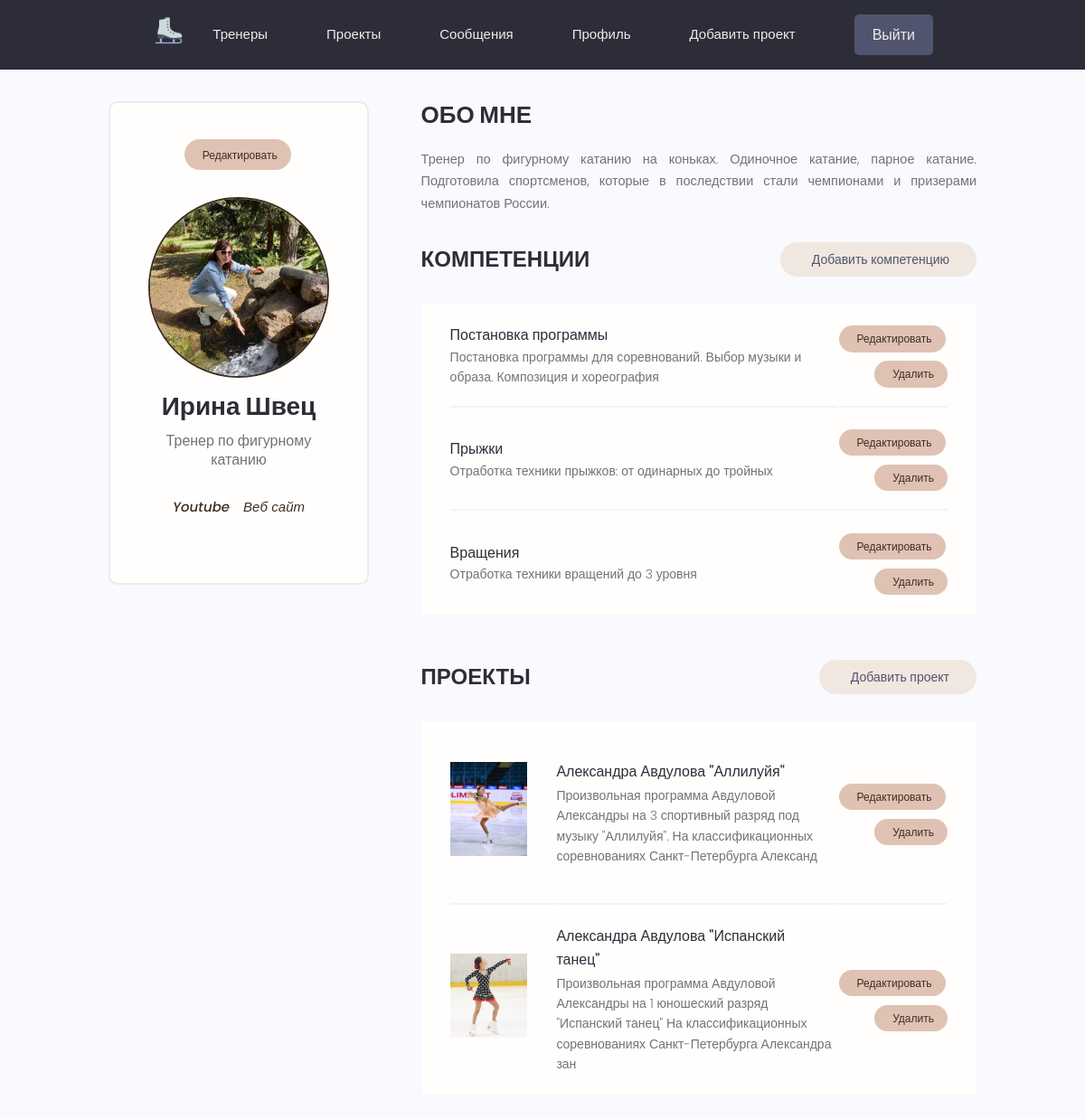
/account/ (signed in), run on the app's committed database.
### users/models.py (models this page shows, shortened)
class Profile(models.Model):
    user = models.OneToOneField(User, on_delete=models.CASCADE, null=True, blank=True)
    name = models.CharField(max_length=200, null=True, blank=True)
    email = models.EmailField(max_length=500, null=True, blank=True)
    username = models.CharField(max_length=200, null=True, blank=True)
    short_info = models.CharField(max_length=200, null=True, blank=True)
    bio = models.TextField(null=True, blank=True)
    profile_image = models.ImageField(null=True, blank=True, upload_to='profiles/', default='profiles/user-default.png')
    social_youtube = models.CharField(max_length=200, null=True, blank=True)
    social_website = models.CharField(max_length=200, null=True, blank=True)
    created = models.DateTimeField(auto_now_add=True)

class Skill(models.Model):
    owner = models.ForeignKey(Profile, on_delete=models.CASCADE, null=True, blank=True)
    name = models.CharField(max_length=200, null=True, blank=True)
    description = models.TextField(null=True, blank=True)
    created = models.DateTimeField(auto_now_add=True)

### projects/models.py (models this page shows, shortened)
class Project(models.Model):
    owner = models.ForeignKey(Profile, on_delete=models.SET_NULL, null=True, blank=True)
    title = models.CharField(max_length=200)
    description = models.TextField(null=True, blank=True)
    featured_image = models.ImageField(null=True, blank=True, upload_to="projects/%Y/%m/%d/", default="default.jpg")
    demo_link = models.CharField(max_length=2000, null=True, blank=True)
    source_link = models.CharField(max_length=2000, null=True, blank=True)
    tags = models.ManyToManyField('Tag', blank=True)
    created = models.DateTimeField(auto_now_add=True)

### users/views.py (the view)
# urls.py: path("account/", views.user_account, name="account"),
@login_required(login_url='login')
def user_account(request):
    prof = request.user.profile
    skills = prof.skill_set.all()
    projects = prof.project_set.all()
    context = {
        'profile': prof,
        'skills': skills,
        'projects': projects
    }
    return render(request, 'users/account.html', context)

### users/templates/users/account.html (shortened to what this page needs)
{% extends 'projects/base.html' %}
{% block content %}
  <main class="settingsPage profile my-md">
    <div class="container">
      <div class="layout">
        <div class="column column--1of3">
          <div class="card text-center">
            <div class="card__body dev">
              <a class="tag tag--pill tag--main settings__btn" href="{% url 'edit-account' %}">Редактировать</a>
              <img class="avatar avatar--xl dev__avatar" src="{{ profile.profile_image.url }}" />
              <h2 class="dev__name">{{ profile.name }}</h2>
              <p class="dev__title">{{profile.short_info}}</p>
              <ul class="dev__social">
                {% if profile.social_youtube %}
                <li>
                  <a title="Youtube" href="{{ profile.social_youtube }}" target="_blank">
                    <i class="fa fa-youtube">Youtube</i></a>
                </li>
                {% endif %}
                {% if profile.social_website %}
                <li>
                  <a title="Personal Website" href="{{ profile.social_website }}" target="_blank">
                    <i class="fa fa-youtube">Веб сайт</i></a>
                </li>
                {% endif %}
              </ul>
            </div>
          </div>
        </div>
        <div class="column column--2of3">
          <div class="devInfo">
            <h3 class="devInfo__title">Обо мне</h3>
            <p class="devInfo__about">
              {{ profile.bio }}
            </p>
          </div>
          <div class="settings">
            <h3 class="settings__title">Компетенции</h3>
            <a class="tag tag--pill tag--sub settings__btn tag--lg" href="{% url 'create-skill' %}">Добавить компетенцию</a>
          </div>
          <table class="settings__table">
            {% for skill in skills %}
            <tr>
              <td class="settings__tableInfo">
                <h4>{{ skill.name }}</h4>
                <p>
                  {{ skill.description }}
                </p>
              </td>
              <td class="settings__tableActions">
                <a class="tag tag--pill tag--main settings__btn" href="{% url 'update-skill' skill.id %}">Редактировать</a>
                <a class="tag tag--pill tag--main settings__btn" href="{% url 'delete-skill' skill.id %}">
                Удалить</a>
              </td>
            </tr>
            {% endfor %}
          </table>
          <div class="settings">
            <h3 class="settings__title">Проекты</h3>
            <a class="tag tag--pill tag--sub settings__btn tag--lg" href="{% url 'create_project' %}">Добавить проект</a>
          </div>
          <table class="settings__table">
            {% for project in profile.project_set.all %}
            <tr>
              <td class="settings__thumbnail">
                <a href="{% url 'project' project.id %}"><img src="{{ project.featured_image.url }}" alt="Project Thumbnail" /></a>
              </td>
              <td class="settings__tableInfo">
                <a href="{% url 'project' project.id %}">{{ project.title }}</a>
                <p>
                  {{ project.description|slice:"150" }}
                </p>
              </td>
              <td class="settings__tableActions">
                <a class="tag tag--pill tag--main settings__btn" href="{% url 'update_project' project.id %}">Редактировать</a>
                <a class="tag tag--pill tag--main settings__btn" href="{% url 'delete_project' project.id %}">
                Удалить</a>
              </td>
            </tr>
            {% endfor %}
          </table>
        </div>
      </div>
    </div>
  </main>
{% endblock %}

### projects/static/styles/app.css (style rules this page uses)
:root { --color-sub: #2d2d39; }
.card { border: 2px solid var(--color-light); }
img { width: 100%; }
.profile .card > .dev { padding: 4rem; }
.dev__avatar { display: block; margin: auto; }
.dev__name { color: var(--color-sub); font-size: 2.8rem; font-weight: 700; margin-top: 1rem; margin-bottom: 0.5rem; }
.dev__title { font-size: 1.6rem; font-weight: 500; line-height: 1.3; }
.dev__social { margin: 3rem 0; list-style: none; display: flex; justify-content: center; gap: 1.5rem; }
.devInfo { margin-bottom: 3rem; }
.devInfo__title, .devInfo__subtitle { font-size: 2.6rem; color: var(--color-sub); text-transform: uppercase; font-weight: 700; margin-bottom: 1.5rem; }
.devInfo__about, .devSkill__info { font-size: 1.45rem; line-height: 1.7; text-align: justify; }
.settingsPage .dev > .settings__btn { display: inline-block; margin-bottom: 3rem; }
.settings { display: flex; justify-content: space-between; align-items: center; }
.settings__title { font-size: 2.4rem; text-transform: uppercase; font-weight: 700; color: var(--color-sub); }
.settings__table { margin-top: 3rem; margin-bottom: 5rem; padding: 0 3rem; background: var(--color-white); }
.settings__table tr { width: 100%; }
.settings__table tr > td { padding: 2rem 0; }
.settings__table tr:not(:last-child) td { border-bottom: 2px solid var(--color-white-light); }
.settings__thumbnail { width: 23%; min-width: 10rem; }
.settings__thumbnail img { padding-right: 3rem; height: 15rem; object-fit: contain; }
.settings__tableInfo { width: 100%; }
.settings__tableInfo h4, .settings__tableInfo a { padding-right: 1rem; width: auto; font-size: 1.6rem; font-weight: 500; color: var(--color-sub); }
.settings__tableInfo p { font-size: 1.4rem; }
.settings__tableActions { text-align: right; }

### projects/static/uikit/styles/modules/_variables.css (style rules this page uses)
:root { --color-main: #3f2e21; --color-main-light: #dfc2b4; --color-sub: #2d2d39; --color-sub-light: #51546e; --color-sub-lighter: #f0e7e0; --color-text: #737373; --color-gray: #8b8b8b; --color-light: #efebeb; --color-light-gray: #767676; --color-bg: #f8fafd; --color-white: #fffefd; --color-white-light: #f3f3f3; --color-success: #359e64; --color-success-bg: #def8e8; --color-error: #fc4b0b; --color-error-bg: #fff2ee; --font-base: 'Poppins', arial, helvetica, 'Segoe UI', roboto, ubuntu, sans-serif; --font-monospace: 'Fira Code', 'Courier New', courier, monospace; --font-regular: 300; --font-medium: 500; --font-bold: 700; --generic-shadow: 1px 1px 5px #00000010; --generic-transition: all 0.3s ease-in-out; }

### projects/static/uikit/styles/modules/_base.css (style rules this page uses)
* { margin: 0; padding: 0; box-sizing: border-box; text-rendering: optimizeLegibility; color: inherit; font-size: inherit; }
html { font-size: 50%; }
@media only screen and (min-width: 480px) { html { font-size: 56.25%; } }
@media only screen and (min-width: 1200px) { html { font-size: 62.5%; } }
body { line-height: 1.6; font-weight: 400; font-size: 1.5rem; color: var(--color-text); background-color: var(--color-bg); min-height: 100vh; }

### projects/static/uikit/styles/modules/_typography.css (style rules this page uses)
* { font-family: var(--font-base); }
h2 { font-size: 3.6rem; font-weight: var(--font-bold); }
h3 { font-size: 3.2rem; font-weight: var(--font-medium); }
h4 { font-size: 2.8rem; font-weight: var(--font-medium); }
p, span, strong { font-size: 1.6rem; color: var(--color-text); font-weight: var(--font-regular); }
a { padding-bottom: 2px; text-decoration: none; display: inline-block; color: var(--color-main); font-weight: var(--font-medium); }

### projects/static/uikit/styles/modules/_utilities.css (style rules this page uses)
.container { width: 92%; max-width: 165rem; margin: 0 auto; box-sizing: border-box; }
@media screen and (min-width: 1000px) { .container { width: 90%; } }
@media screen and (min-width: 1200px) { .container { width: 80%; } }
.text-center { text-align: center; }
.my-md { margin: 3rem auto; }

### projects/static/uikit/styles/modules/_avatar.css (style rules this page uses)
.avatar { border-radius: 50%; border: 2px solid var(--color-main); object-fit: cover; }
.avatar--xl { height: 20rem; width: 20rem; }

### projects/static/uikit/styles/modules/_card.css (style rules this page uses)
.card { border-radius: 1rem; background-color: var(--color-white); border: 1.5px solid var(--color-light); width: auto; height: auto; margin-top: 0.5rem; margin-bottom: 0.5rem; overflow: hidden; }
.card__body, .card__header { padding: 2rem 2.5rem; }

### projects/static/uikit/styles/modules/_layout.css (style rules this page uses)
.layout { display: flex; flex-flow: row wrap; justify-content: space-between; }
.layout > .column { margin-bottom: 3rem; }
.layout > .column.column--1of3 { flex-basis: 30%; }
.layout > .column.column--2of3 { flex-basis: 64%; }

### data on the page
Profile: profile_image (picture), name "Ирина Швец", short_info "Тренер по фигурному катанию", bio "Тренер по фигурному катанию на коньках. Одиночное катание, парное катание. Подготовила спортсменов, которые в последствии стали чемпионами и призерами чемпионатов России."
Skill: name "Постановка программы", description "Постановка программы для соревнований. Выбор музыки и образа. Композиция и хореография"
Skill: name "Прыжки", description "Отработка техники прыжков: от одинарных до тройных"
Skill: name "Вращения", description "Отработка техники вращений до 3 уровня"
Project: featured_image (picture), title "Александра Авдулова \"Аллилуйя\"", description "Произвольная программа Авдуловой Александры на 3 спортивный разряд под музыку \"Аллилуйя\". На классификационных соревнованиях Санкт-Петербурга Александ"
Project: featured_image (picture), title "Александра Авдулова \"Испанский танец\"", description "Произвольная программа Авдуловой Александры на 1 юношеский разряд \"Испанский танец\" На классификационных соревнованиях Санкт-Петербурга Александра зан"
